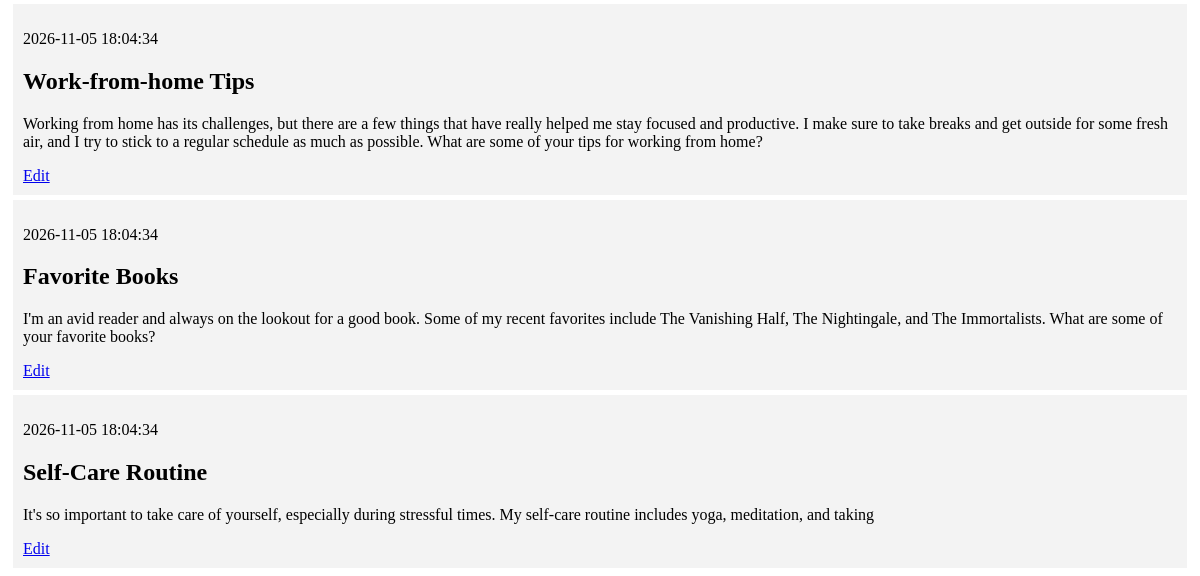
/ (lower part), run on an earlier commit of the app's database.
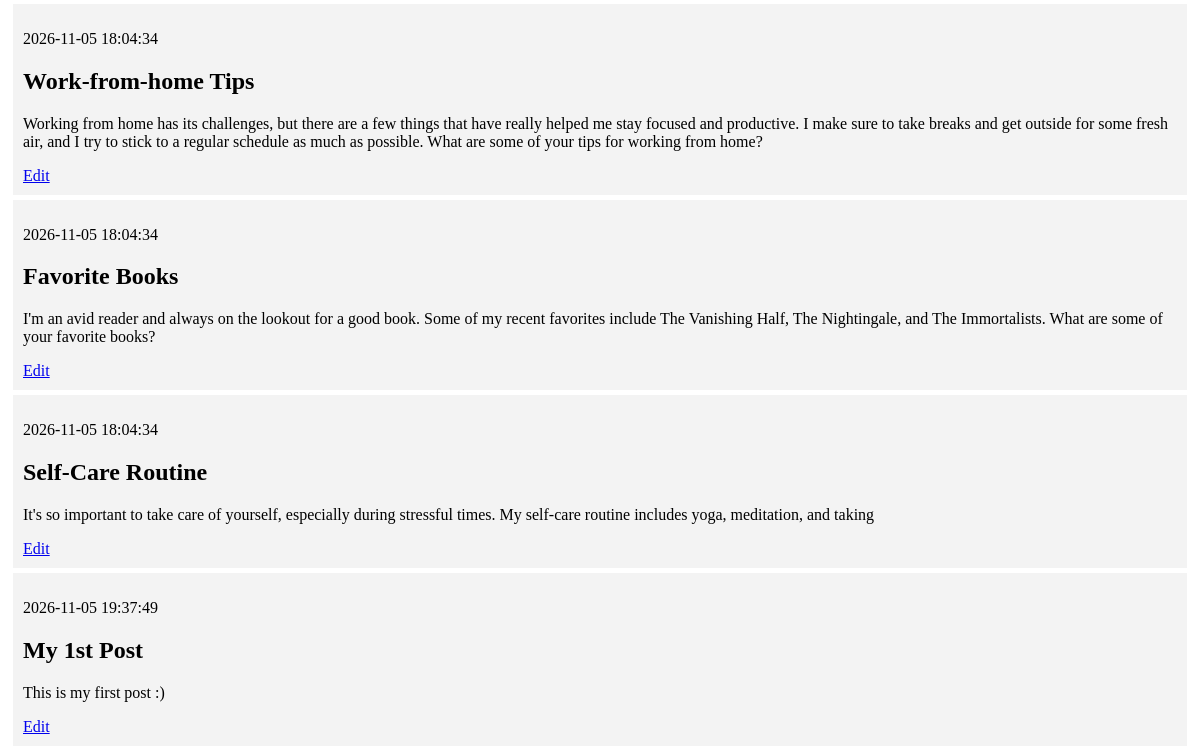
And on a later commit of the database.
### tables this page shows
CREATE TABLE posts (
    id INTEGER PRIMARY KEY AUTOINCREMENT,
    created TIMESTAMP NOT NULL DEFAULT CURRENT_TIMESTAMP,
    title TEXT NOT NULL,
    content TEXT NOT NULL
);

### app.py (the view)
@app.route('/')
def index():
    conn = get_db_connection()
    posts = conn.execute('SELECT * FROM posts').fetchall()
    conn.close()
    return render_template('index.html', posts=posts)

### app.py (called while the page is built)
def get_db_connection():
    conn = sqlite3.connect('database.db')
    conn.row_factory = sqlite3.Row
    return conn

### templates/index.html (shortened to what this page needs)
{% extends 'base.html' %}
{% block content %}
    {% for post in posts %}
        <div class='post'>
            <p>{{ post['created'] }}</p>
            <h2>{{ post['title'] }}</h2>
            <p>{{ post['content'] }}</p>
            <a href="{{ url_for('edit', id=post['id']) }}">Edit</a>
        </div>
    {% endfor %}
{% endblock %}

### templates/base.html (shortened to what this page needs)
<!DOCTYPE html>
<html lang="en">
<head>
</head>
<body>
    <div class="content">
        {% block content %} {% endblock %}
    </div>
</body>
</html>

### templates/base.html (style rules this page uses)
.post { padding: 10px; margin: 5px; background-color: #f3f3f3 }

What changed in the data, as far as the page shows it:
added posts: created "2026-11-05 19:37:49", title "My 1st Post", content "This is my first post :)"
